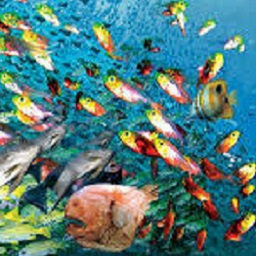
#> input picture dataset/display/fish.jpg, 256 x 256 px, found by its file name
$ jupyter execute pix.ipynb
#> lines starting #> are read from the running program, lines starting #| are printed output that depends on the picture
[](https://colab.research.google.com/github/googlecolab/colabtools/blob/master/notebooks/colab-github-demo.ipynb)

[cell 1]
import os
import shutil
from zipfile import ZipFile
import numpy as np

[cell 2]
from skimage.color import rgb2lab, lab2rgb

[cell 3]
def copy_dataset(path):
  'copy and unzip dataset from path e.g. from my drive when mounted in google colab'
  zip_file = path.split('/')[-1]
  dataset_name = zip_file.split('.zip')[0]
  if not os.path.exists('/content/'+zip_file) and not os.path.exists('/content/dataset/'):
    shutil.copy(path, '/content/')

  if not os.path.exists('/content/dataset/'):
    with ZipFile('/content/'+zip_file,'r') as zip_ref:
        zip_ref.extractall('/content/dataset/')

  if os.path.exists('/content/'+zip_file):
    os.remove('/content/'+zip_file)

**rgb2lab: [0,1]x[0,1]x[0,1] -> [0,100] x [-128,128] x [-128,128]
lab2rgb: [0,100] x [-128,128] x [-128,128] -> [0,1]x[0,1]x[0,1]**

[cell 4]
def rgb_to_lab(rgb):
    ' transform a PIL RGB image into a Lab tensor '
    img = rgb2lab(rgb).astype('float32')
    L = (img[...,0:1]/50.)-1. #[0,100] -> [-1,1]
    ab = img[...,1:]/128 #[-128,128] -> [-1,1]
    return {'L': L, 'ab': ab}

[cell 5]
def lab_to_rgb(L, ab):
    ' to be transferable between keras and pytorch, L and ab are numpy arrays of form [B, H, W ,C]'
    L = (L + 1.) * 50. #[-1,1] -> [0,100]
    ab = ab * 128. #[-1,1] -> [-128,128]
    Lab = np.concatenate((L,ab), axis=3)
    rgb_imgs = []
    for img in Lab:
        img_rgb = lab2rgb(img)
        rgb_imgs.append(img_rgb)
    return np.stack(rgb_imgs, axis=0)

### **Example on how to use the rgb_to_lab and lab_to_rgb functions**

[cell 6]
from PIL import Image
import matplotlib.pyplot as plt

[cell 7]
img_loc = '/content/fish.jpg'
if os.path.exists(img_loc):
  #open the image in RGB
  img = Image.open(img_loc).convert('RGB')
#> img is the input picture: PIL image 256x256 RGB; mean R, G, B 82.4, 125.3, 125.1
  #convert to Lab
  img_lab = rgb_to_lab(img)
#> in rgb_to_lab, `img = rgb2lab(rgb).astype('float32')`: img: shape (256, 256, 3) float32; mean of channels 0, 1, 2 50.4, -8.4, -2.7
#> in rgb_to_lab, `L = (img[...,0:1]/50.)-1.`:
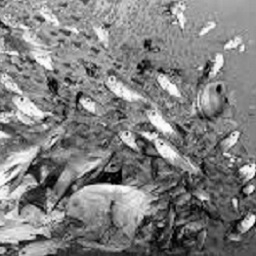
#> L: shape (256, 256, 1) float32; min -0.998, max 0.998, mean 0.00723; drawn with min black and max white
#> img_lab = 2 items
  #convert to the [B,H,W,C] format
  L = np.expand_dims(img_lab['L'],0)
  ab = np.expand_dims(img_lab['ab'],0)
  #convert back to RGB
  img_rgb = lab_to_rgb(L,ab)
#> the loop in lab_to_rgb, `for img in Lab:` made 1 pass
#> after the loop in lab_to_rgb, `for img in Lab:`: rgb_imgs = 1 item
  #plot
  fig, axs = plt.subplots(1,2)
  axs[0].imshow(img)
  axs[0].set_title('input')
  axs[0].axis('off')
  axs[1].imshow(img_rgb[0])
  axs[1].set_title('lab_to_rgb(rgb_to_lab(input))')
  axs[1].axis('off')
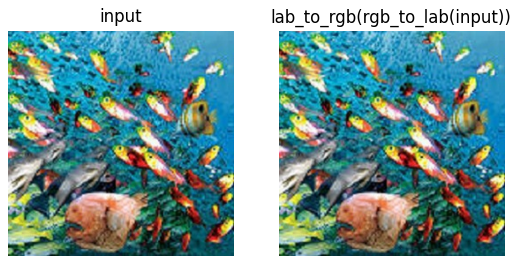
#> figure drawn by matplotlib, 2 panels

$ run again, with dataset/display/animal.jpg copied over dataset/display/fish.jpg
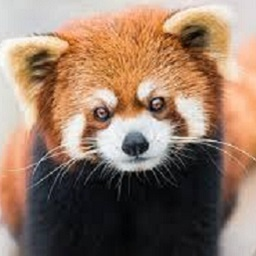
#> input picture dataset/display/animal.jpg, 256 x 256 px, found by its file name
#> img is the input picture: PIL image 256x256 RGB; mean R, G, B 147.3, 120.4, 102.1
#> img: shape (256, 256, 3) float32; mean of channels 0, 1, 2 51.1, 8.4, 13.8
#> in rgb_to_lab, `L = (img[...,0:1]/50.)-1.`:
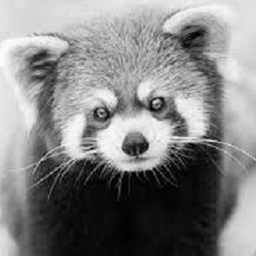
#> L: shape (256, 256, 1) float32; min -0.999, max 0.985, mean 0.0226; drawn with min black and max white
#> img_lab = 2 items
#> the loop in lab_to_rgb, `for img in Lab:` made 1 pass
#> after the loop in lab_to_rgb, `for img in Lab:`: rgb_imgs = 1 item
#> `[cell 7] img_loc = '/content/fish.jpg' if os.path.exists(img_loc): #op..`:
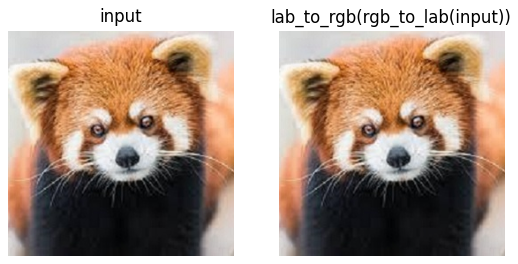
#> figure drawn by matplotlib, 2 panels

$ run again, with dataset/display/portrait.jpg copied over dataset/display/fish.jpg
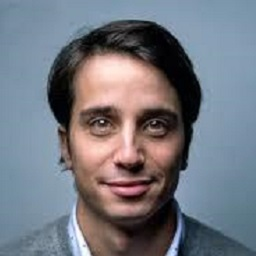
#> input picture dataset/display/portrait.jpg, 256 x 256 px, found by its file name
#> img is the input picture: PIL image 256x256 RGB; mean R, G, B 115.8, 118.8, 127.6
#> img: shape (256, 256, 3) float32; mean of channels 0, 1, 2 49.3, 1.6, -4.6
#> in rgb_to_lab, `L = (img[...,0:1]/50.)-1.`:
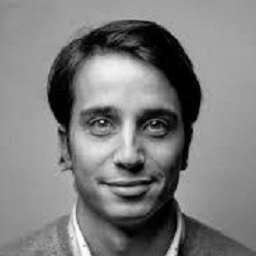
#> L: shape (256, 256, 1) float32; min -1, max 0.993, mean -0.0132; drawn with min black and max white
#> img_lab = 2 items
#> the loop in lab_to_rgb, `for img in Lab:` made 1 pass
#> after the loop in lab_to_rgb, `for img in Lab:`: rgb_imgs = 1 item
#> `[cell 7] img_loc = '/content/fish.jpg' if os.path.exists(img_loc): #op..`:
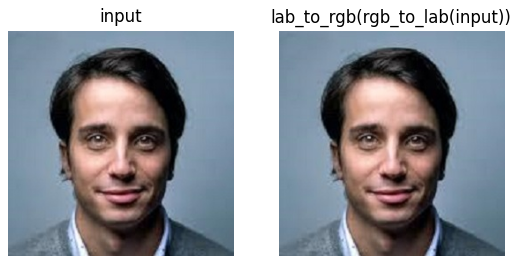
#> figure drawn by matplotlib, 2 panels
